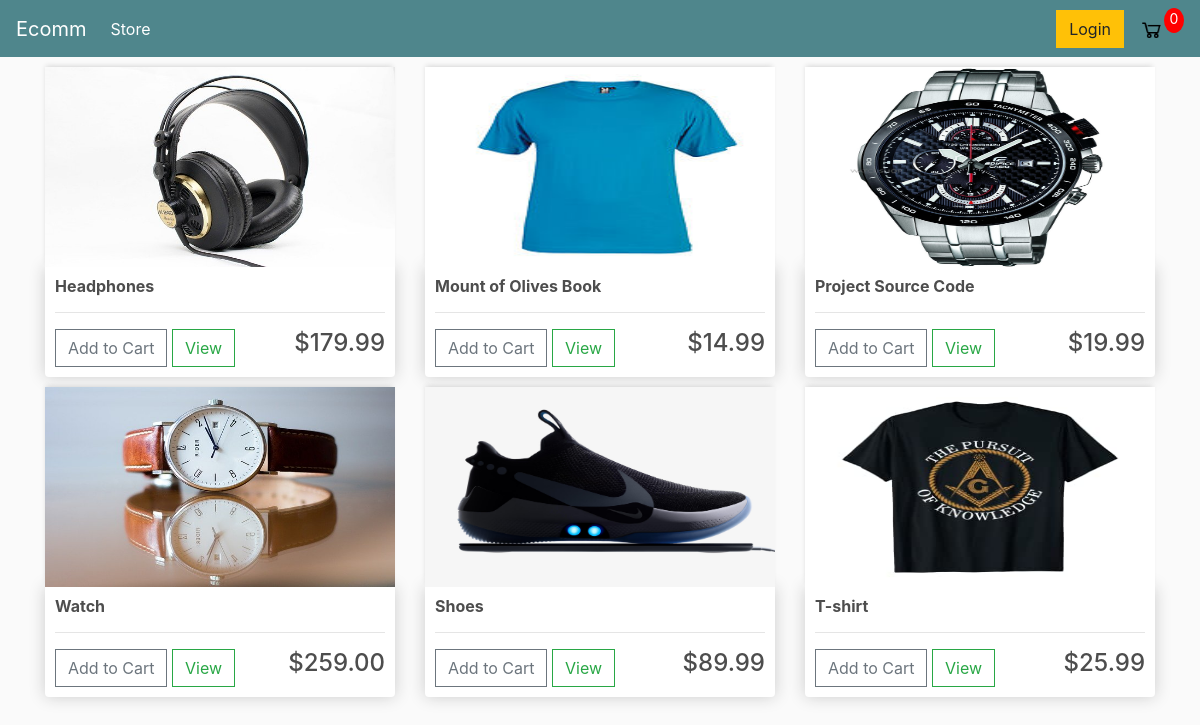
The page / on the database its author committed.
### store/models.py (models this page shows, shortened)
class Product(models.Model):
	name = models.CharField(max_length=200)
	price = models.FloatField()
	digital = models.BooleanField(default=False, null=True, blank=True)
	image = models.ImageField(null=True, blank=True)
	@property
	def imageURL(self):
		try:
			url = self.image.url
		except:
			url = ''
		return url

### store/views.py (the view)
# urls.py: path('', include('store.urls')),
def store(request):
    if request.user.is_authenticated:
        customer = request.user.customer
        order, created = Order.objects.get_or_create(customer=customer, complete=False)
        items = order.orderitem_set.all()
        cartItems = order.get_cart_items
    else:
        items = []
        order = {'get_cart_total':0, 'get_cart_items':0, 'shipping':False}
        cartItems = order['get_cart_items']
    products = Product.objects.all()
    context = {'products':products, 'cartItems':cartItems}
    return render(request, 'store/store.html', context)

### store/templates/store/store.html
{% extends 'store/main.html' %}
{% load static %}
{% block content %}
    <div class="row">
        {% for product in products %}
        <div class="col-lg-4">
            <img class="thumbnail" src="{{product.imageURL}}">
            <div class="box-element product">
                <h6><strong>{{product.name}}</strong></h6>
                <hr>
                <button data-product={{product.id}} data-action="add" class="btn btn-outline-secondary add-btn update-cart">Add to Cart</button>
                <a class="btn btn-outline-success" href="#">View</a>
                <h4 style="display: inline-block;float: right">${{product.price|floatformat:2}}</h4>
            </div>
        </div>
        {% endfor %}
     </div>
{% endblock content %}

### store/templates/store/main.html (shortened to what this page needs)
<!DOCTYPE html>
{% load static %}
<html>
  <head>
    <link rel="stylesheet" href="https://stackpath.bootstrapcdn.com/bootstrap/4.5.0/css/bootstrap.min.css">
    <link rel="stylesheet" type="text/css" href="{% static 'css/main.css' %}">
  </head>
  <body>
    <nav class="navbar navbar-expand-lg navbar-dark bg-dark">
        <a class="navbar-brand" href="#">Ecomm</a>
        <div class="collapse navbar-collapse" id="navbarSupportedContent">
          <ul class="navbar-nav mr-auto">
            <li class="nav-item active">
              <a class="nav-link" href="#">Store <span class="sr-only">(current)</span></a>
            </li>
          </ul>
          <div class="form-inline my-2 my-lg-0">
            <a href="#"class="btn btn-warning">Login</a>
            <a href="{% url 'cart' %}">
              <img  id="cart-icon" src="{% static 'images/cart.png' %}">
            </a>
            <p id="cart-total">{{cartItems}}</p>
        </div>
      </nav>
    <div class="container">
        {% block content %}
        {% endblock content %}
    </div>
  </body>
</html>

### static/css/main.css (style rules this page uses)
body { background-color: hsl(0, 0%, 98%); }
h1,h2,h3,h4,h5,h6 { color:hsl(0, 0%, 30%); }
.box-element { box-shadow:hsl(0, 0%, 80%) 0 0 16px; background-color: #fff; border-radius: 4px; padding: 10px; }
.thumbnail { width: 100%; height: 200px; -webkit-box-shadow: -1px -3px 5px -2px rgba(214,214,214,1); -moz-box-shadow: -1px -3px 5px -2px rgba(214,214,214,1); box-shadow: -1px -3px 5px -2px rgba(214,214,214,1); }
.product { border-radius: 0 0 4px 4px; }
.bg-dark { background-color: #4f868c!important; }
#cart-icon { width:25px; display: inline-block; margin-left: 15px; }
#cart-total { display: block; text-align: center; color:#fff; background-color: red; width: 20px; height: 25px; border-radius: 50%; font-size: 14px; }
.col-lg-4, .col-lg-6, .col-lg-8, .col-lg-12 { margin-top: 10px; }
.btn { border-radius: 0; }

### rows shown on the page
Product: imageURL (picture), name "Headphones", price "179.99"
Product: imageURL (picture), name "Mount of Olives Book", price "14.99"
Product: imageURL (picture), name "Project Source Code", price "19.99"
Product: imageURL (picture), name "Watch", price "259.00"
Product: imageURL (picture), name "Shoes", price "89.99"
Product: imageURL (picture), name "T-shirt", price "25.99"

### other values the page prints
{{ cartItems }} "0"
